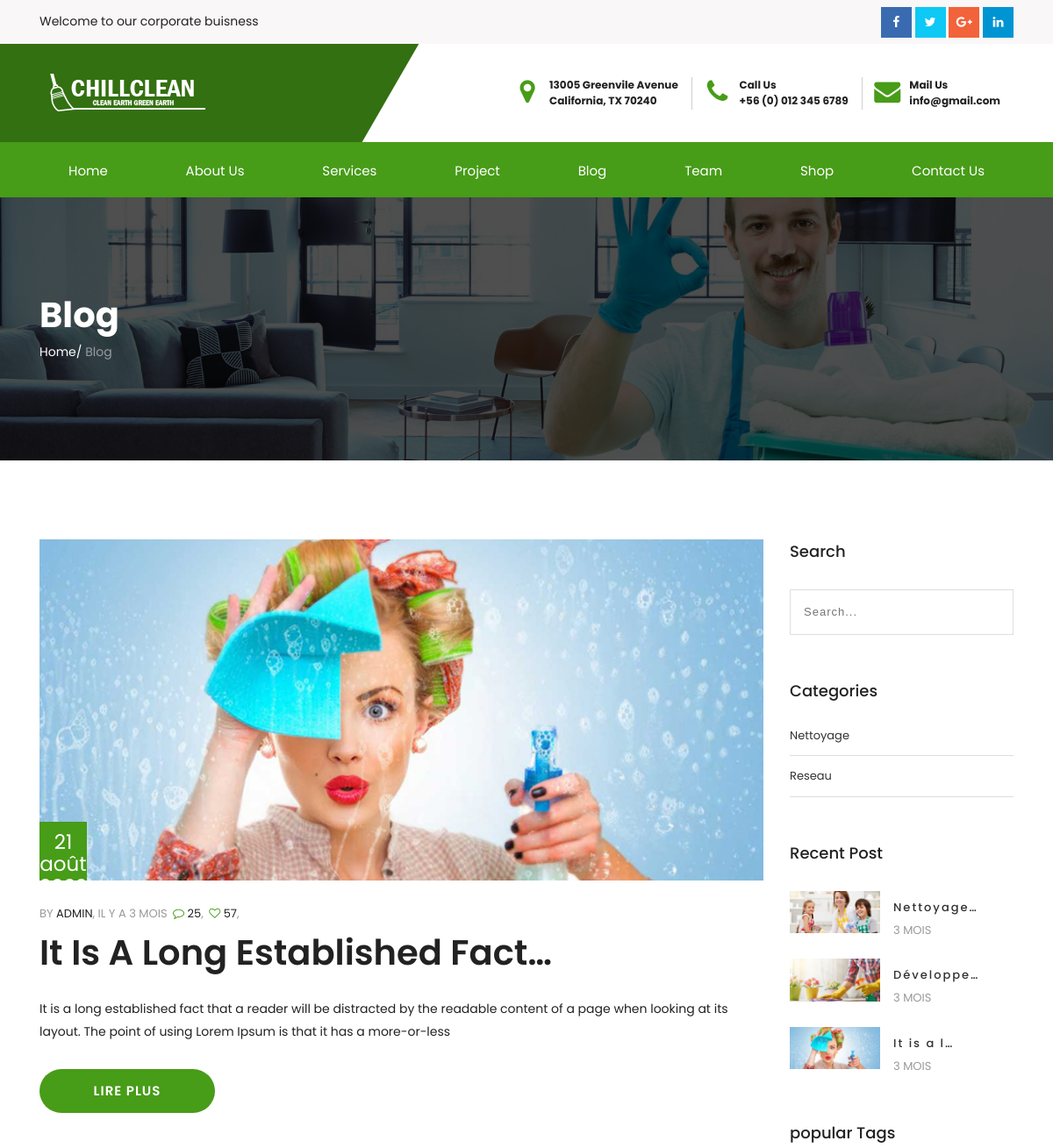
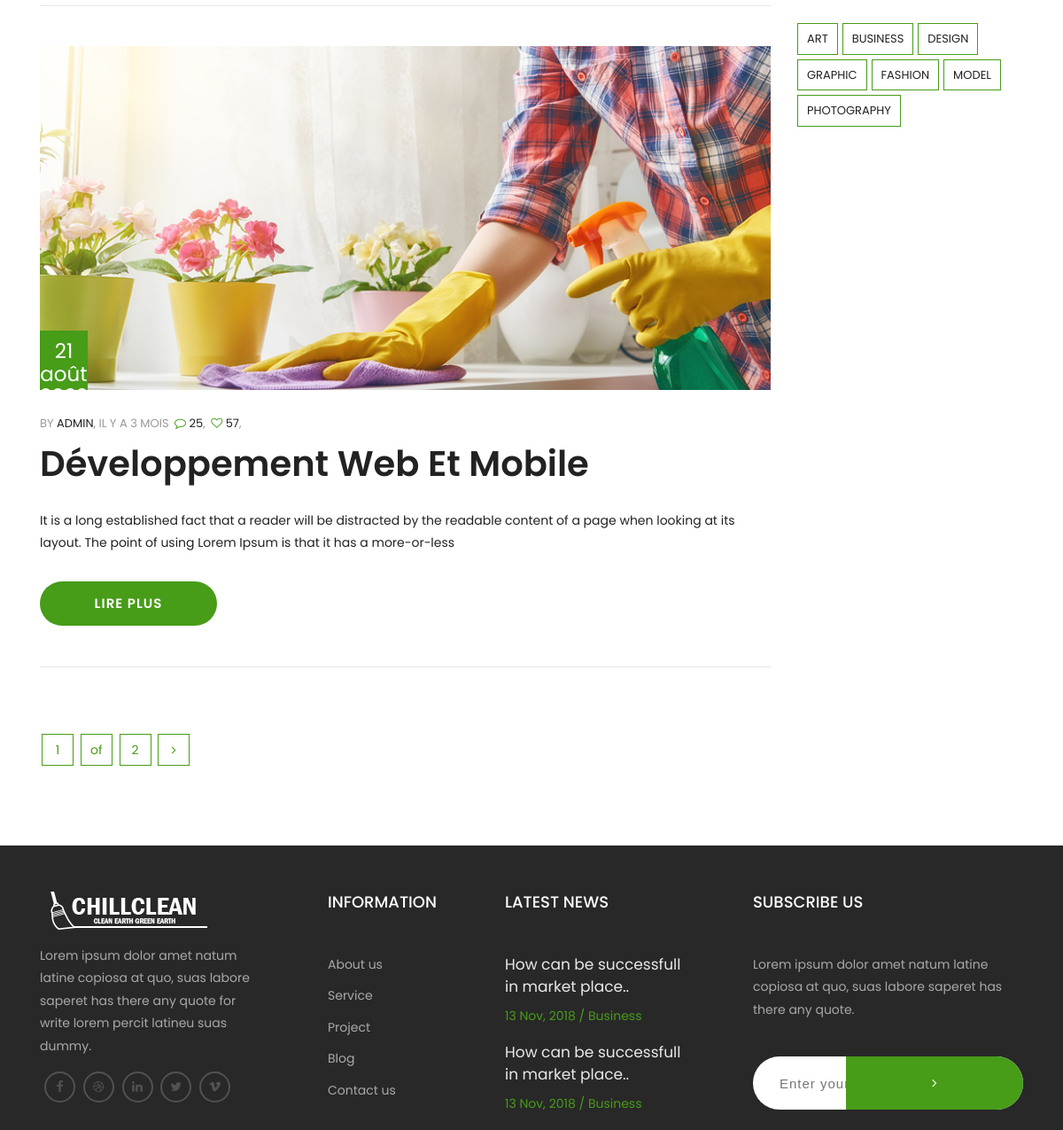
Screenshot of /blog/ with the database file from the repository (2 pictures, top to bottom).
### blog/models.py (models this page shows, shortened)
class Article(BaseModel):
    titre=models.CharField(max_length=100,verbose_name='Titre')
    slug=models.SlugField(max_length=200,verbose_name='Slug')
    resume=models.TextField(max_length=200,blank=True,null=True,verbose_name="Resume")
    description=QuillField(blank=True,null=True,max_length=200,verbose_name='Description')
    image=models.ImageField(upload_to='articles_images',blank=True,null=True,name="image",verbose_name='Image')
    auteur=models.ForeignKey(CustomUser,on_delete=models.SET_NULL,blank=True,null=True,verbose_name='Auteur',
                            related_name='fk_user')
    categorie=models.ForeignKey(ArticleCategorie,on_delete=models.SET_NULL,null=True,blank=True,related_name='fk_categorie',
                                verbose_name='Categorie')
    statut=models.BooleanField(default=False,verbose_name="Statut")
    class Meta:
        ordering=['-created']
        verbose_name="Article"

class ArticleCategorie(BaseModel):
    nom_categorie=models.CharField(max_length=100,verbose_name='Libelle')
    slug=models.SlugField(max_length=200,verbose_name='Slug')
    class Meta:
        verbose_name="Categorie des Articles"

### app_auth/models.py (models this page shows, shortened)
class CustomUser(AbstractUser):
    username = models.CharField(max_length=50, default='Anonymous', unique=True)
    email = models.EmailField(max_length=254, unique=True,blank=True,null=True)
    created_at = models.DateTimeField(auto_now_add=True)
    updated_at = models.DateTimeField(auto_now=True)
    is_admin = models.BooleanField(default=False)
    is_active = models.BooleanField(default=True)
    USERNAME_FIELD='username'
    objects= UserProfileManager()
    class Meta:
        verbose_name="Profil"
    def __str__(self) -> str:
        return self.username

### blog/views.py (the view)
# urls.py: 2. Add a URL to urlpatterns:  path('blog/', include('blog.urls'))
def blog(request):
    recent_articles=Article.objects.filter(statut=True).order_by('-updated')[:5]
    list_articles=Article.objects.all().filter(statut=True)
    list_categorie=ArticleCategorie.objects.all()
    paginator=Paginator(list_articles,2)
    page=request.GET.get('page')
    try:
        articles=paginator.page(page)
    except PageNotAnInteger:
        articles=paginator.page(1)
    except EmptyPage:
        articles=paginator.page(paginator.num_pages)
    context={
            'articles':articles,
            'categories':list_categorie,
            'page':page,
            'recent_articles':recent_articles,
            }
    return render(request,"blog/blog.html",context)

### templates/blog/blog.html (shortened to what this page needs)
{% extends 'includes/_baseClient.html' %}
{% load static %}
{% block content %}
  <section class="inner-intro bg-img light-color overlay-before parallax-background">
    <div class="container">
        <div class="row title">
            <div class="title_row">
                <h1 data-title="Blog"><span>Blog</span></h1>
                <div class="page-breadcrumb">
                    <a>Home</a>/ <span>Blog</span>
                </div>
            </div>
        </div>
    </div>
</section>
{% if articles %}
<section class="padding ptb-xs-40">
<div class="container">
<div class="row">
<div class="col-lg-9">
  <div class="row">
    <div class="col-md-12 blog-post-hr">
      {% for article in articles %}
      <div class="blog-post mb-30">
        <div class="post-media"> <img src="{{article.image.url}}" alt="{{article.titre|truncatechars:30}}" /><span class="event-calender blog-date">{{article.updated|slice:2}}</span> </div>
        <div class="post-meta"> <span>by <a href="javascript:avoid(0);">{{article.auteur|upper}}</a>, il y a {{article.updated|timesince|truncatechars:30|lower}}</span><span> <a href="javascript:avoid(0);"><i class="fa fa-comment-o"></i> 25</a>,</span><span> <a href="javascript:avoid(0);"><i class="fa fa-heart-o"></i> 57</a>,</span>
        </div>
        <div class="post-header">
          <h2><a href="{% url 'detail_article' article.pk %}">{{article.titre|truncatechars:30}}</a></h2>
        </div>
        <div class="post-entry">
          <p>{{article.resume|truncatechars:200}}</p>
        </div>
        <div class="post-more-link pull-left"> <a href="{% url 'detail_article' article.pk %}" class="btn-text">Lire plus</a> </div>
      </div>
      <hr />
      {% endfor %}
    </div>
  </div>
  {% if articles|length %}
  {% include "includes/_pagination.html" with page=articles %}
  {% endif %}
</div>
<div class="col-lg-3 mt-sm-30 mt-xs-30">
  {% include 'includes/_rechercheArticle.html' %}
  {% include 'includes/_CategorieArticle.html' %}
  <div class="sidebar-widget">
    <h4>Recent Post</h4>
    <ul class="widget-post pt-15">
      {% for article in recent_articles %}
        <li> <a class="widget-post-media"> <img src="{{article.image.url}}" alt="{{article.titre|truncatechars:30}}"> </a>
          <div class="widget-post-info">
            <h6><a href="{% url 'detail_article' article.pk %}">{{article.titre|truncatechars:10}}</a></h6>
            <div class="post-meta"><span>{{article.updated|timesince|truncatechars:15}}</span></div>
          </div>
        </li>
      {% endfor %}
    </ul>
  </div>
  <div class="sidebar-widget mb-0">
    <h4>popular Tags</h4>
    <ul class="widget-tag pt-15">
      <li> <a>Art</a> </li>
      <li> <a>Business</a> </li>
      <li> <a>Design</a> </li>
      <li> <a>Graphic</a> </li>
      <li> <a>fashion</a> </li>
      <li> <a>Model</a> </li>
      <li> <a>Photography</a> </li>
    </ul>
  </div>
</div>
</div>
</div>
</section>
{% endif %}
{% endblock content %}

### templates/includes/_CategorieArticle.html
<div class="sidebar-widget">
    <h4>Categories</h4>
    <ul class="categories">
        {% for categorie in categories %}
      <li><a href="{% url 'selection_article_categorie' categorie.pk %}">{{categorie.nom_categorie}}</a></li>
      {% endfor %}
    </ul>
  </div>

### static/assets-chillclean/css/theme-color/default.css (style rules this page uses)
.b-line, .btn-text, .dark-bg, .hover-bg:hover, .ui-timeline .tl-item .tl-body .tl-entry .btn-primary, .abt-block__slider .owl-dots .owl-dot, .bullet_round:after, .second_righ:after, .owl-prev, .owl-next, .arrow_theme .owl-prev, .arrow_theme .owl-next, .faq .collape-plus, .panel-title a i, .container-filter li a.active, .container-filter li a:hover, .link-zoom a.same_style, .project-info, .blog-date, .pagination-nav ul li.active a, .pagination-nav ul li:hover a, #related-project .owl-prev:hover, #related-project .owl-next:hover, .sidebar-widget .widget-tag li a:hover, .box-hover:hover .team-block, .page-signin .body-inner:before, .ui-input-group .input-bar:before, .ui-input-group .input-bar:after, a.btn.xplus-btn.pricing.active, .btn.xplus-btn, a.btn.xplus-btn.pricing:hover, .skinonebg, .pricing-btn .get-start, .bg-color3, .bg-color, .ribbon.blue, .btn-default, .bar, .btn-default:hover, .color-switch .owl-controls .owl-page span, .tags li a, .shop .product-overlay div:hover, .nf-carousel-theme-top .owl-controls .owl-nav .owl-prev:hover, .nf-carousel-theme-top .owl-controls .owl-nav .owl-next:hover, .nf-carousel-theme .owl-controls .owl-nav .owl-prev, .nf-carousel-theme .owl-controls .owl-nav .owl-next { background: #479c18; }
a:focus, a:hover, .abt-box__content-link-arrow, .abt-box_link-arrow, .abt-box__content-link:hover, .abt-box_link:hover, .abt-block_link-arrow, .abt-block_link:hover, .mv-block__vision_link:hover, .mv-block__mission_link:hover, .mv-block__vision_link-arrow, .mv-block__mission_link-arrow, .solution_box i.color_orenge, .single-fact .icon-boxed, .star i, .abt__link-arrow, .abt__link:hover, .gallery-heading h4 a:hover, .post-meta span > a > i, .pagination-nav ul li a, .sidebar-widget ul li a:hover, .lead-point li, .blog-post .fa-tag, .post-meta span > a > i, .custom-check:before, .ui-input-group > input:focus ~ label, .ui-input-group > textarea:focus ~ label, .color-primary, a.color-primary, .pricing-2 .price, .pricing-2 .currency-symbol, .price-blue--color, .big-font i, .contact-info .info li .icon, .contact .icon-circle, .nf-carousel-theme-top .owl-controls .owl-nav .owl-prev, .nf-carousel-theme-top .owl-controls .owl-nav .owl-next { color: #479c18; }
.btn-text, .v-line, .ui-timeline .tl-item .tl-body .tl-entry .btn-primary, .testimonial-block .small-divider, #related-project .owl-prev:hover, #related-project .owl-next:hover, .pagination-nav ul li a, .widget-tag li a, .widget-search input[type=text]:focus, .blog-post-hr input[type=text]:focus, .blog-post-hr textarea:focus, .custom-check, .pricing-2 .pricing_table.active, a.btn.xplus-btn.pricing.active, .btn.xplus-btn, a.btn.xplus-btn.pricing:hover, .pricing-wrap, .client-avtar, .contact-form input[type=text]:focus, .contact-form textarea:focus, .contact .icon-circle, .nf-carousel-theme-top .owl-controls .owl-nav .owl-prev, .nf-carousel-theme-top .owl-controls .owl-nav .owl-next, .nf-carousel-theme-top .owl-controls .owl-nav .owl-prev:hover, .nf-carousel-theme-top .owl-controls .owl-nav .owl-next:hover { border-color: #479c18; }

### rows the page displays
Article: image (picture), updated "21 août…", auteur "ADMIN", updated "3 MOIS", titre "It Is A Long Established Fact…", resume "It is a long established fact that a reader will be distracted by the readable content of a page when looking at its layout. The point of using Lorem Ipsum is that it has a more-or-less", titre "It is a l…"
Article: image (picture), updated "21 août…", auteur "ADMIN", updated "3 MOIS", titre "Développement Web Et Mobile", resume "It is a long established fact that a reader will be distracted by the readable content of a page when looking at its layout. The point of using Lorem Ipsum is that it has a more-or-less", titre "Développe…"
ArticleCategorie: nom_categorie "Nettoyage"
ArticleCategorie: nom_categorie "Reseau"
Article: image (picture), titre "Nettoyage…", updated "3 MOIS"

### other values shown
{{ page.number }} "1"
{{ page.paginator.num_pages }} "2"
